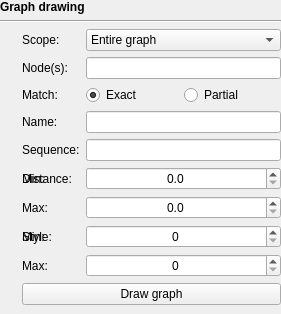
         <widget class="QWidget" name="graphDrawingWidget" native="true">
          <property name="enabled">
           <bool>true</bool>
          </property>
          <layout class="QVBoxLayout" name="verticalLayout_2">
           <property name="leftMargin">
            <number>0</number>
           </property>
           <property name="topMargin">
            <number>0</number>
           </property>
           <property name="rightMargin">
            <number>0</number>
           </property>
           <property name="bottomMargin">
            <number>0</number>
           </property>
           <item>
            <widget class="QLabel" name="label_5">
             <property name="font">
              <font>
               <bold>true</bold>
              </font>
             </property>
             <property name="text">
              <string>Graph drawing</string>
             </property>
            </widget>
           </item>
           <item>
            <widget class="Line" name="line">
             <property name="orientation">
              <enum>Qt::Horizontal</enum>
             </property>
            </widget>
           </item>
           <item>
            <widget class="QWidget" name="graphDrawingWidget_2" native="true">
             <layout class="QGridLayout" name="graphDrawingGridLayout">
              <property name="leftMargin">
               <number>0</number>
              </property>
              <property name="topMargin">
               <number>0</number>
              </property>
              <property name="rightMargin">
               <number>0</number>
              </property>
              <item row="2" column="0">
               <widget class="InfoTextWidget" name="startingNodesMatchTypeInfoText" native="true">
                <property name="enabled">
                 <bool>true</bool>
                </property>
                <property name="sizePolicy">
                 <sizepolicy hsizetype="Fixed" vsizetype="Fixed">
                  <horstretch>0</horstretch>
                  <verstretch>0</verstretch>
                 </sizepolicy>
                </property>
                <property name="minimumSize">
                 <size>
                  <width>16</width>
                  <height>16</height>
                 </size>
                </property>
                <property name="toolTip">
                 <string>When 'Exact' match is used, the graph will only be drawn around nodes that exactly match your above input.&lt;br&gt;&lt;br&gt;
When 'Partial' match is used, the graph will be drawn around nodes where any part of their name matches your above input.</string>
                </property>
               </widget>
              </item>
              <item row="1" column="0">
               <widget class="InfoTextWidget" name="startingNodesInfoText" native="true">
                <property name="enabled">
                 <bool>true</bool>
                </property>
                <property name="sizePolicy">
                 <sizepolicy hsizetype="Fixed" vsizetype="Fixed">
                  <horstretch>0</horstretch>
                  <verstretch>0</verstretch>
                 </sizepolicy>
                </property>
                <property name="minimumSize">
                 <size>
                  <width>16</width>
                  <height>16</height>
                 </size>
                </property>
                <property name="toolTip">
                 <string>Enter a comma-delimited list of node names here. This will define which regions of the graph will be drawn.&lt;br&gt;&lt;br&gt;
When in double mode, you can include '+' or '-' at the end of the node name to specify which strand to draw. If you do not include '+' or '-', then nodes for both strands will be drawn.</string>
                </property>
               </widget>
              </item>
              <item row="0" column="0">
               <widget class="InfoTextWidget" name="graphScopeInfoText" native="true">
                <property name="sizePolicy">
                 <sizepolicy hsizetype="Fixed" vsizetype="Fixed">
                  <horstretch>0</horstretch>
                  <verstretch>0</verstretch>
                 </sizepolicy>
                </property>
                <property name="minimumSize">
                 <size>
                  <width>16</width>
                  <height>16</height>
                 </size>
                </property>
                <property name="toolTip">
                 <string>&lt;html&gt;&lt;head/&gt;&lt;body&gt;&lt;p&gt;This controls how much of the assembly graph will be drawn: &lt;/p&gt;&lt;ul style=&quot;margin-top: 0px; margin-bottom: 0px; margin-left: 0px; margin-right: 0px; -qt-list-indent: 1;&quot;&gt;&lt;li style=&quot; margin-top:12px; margin-bottom:0px; margin-left:0px; margin-right:0px; -qt-block-indent:0; text-indent:0px;&quot;&gt;'Entire graph': all nodes in the graph will be drawn. This is appropriate for smaller graphs, but large graphs may take longer and use large amounts of memory to draw in their entirety.&lt;/li&gt;&lt;li style=&quot; margin-top:0px; margin-bottom:0px; margin-left:0px; margin-right:0px; -qt-block-indent:0; text-indent:0px;&quot;&gt;'Around nodes': you can specify nodes and a distance to limit the drawing to a smaller region of the graph.&lt;/li&gt;&lt;li style=&quot; margin-top:0px; margin-bottom:0px; margin-left:0px; margin-right:0px; -qt-block-indent:0; text-indent:0px;&quot;&gt;'Around query hits': if you have conducted a graph search on this graph, this option will draw the region(s) of the graph around nodes that contain hits.&lt;/li&gt;&lt;li style=&quot; margin-top:0px; margin-bottom:12px; margin-left:0px; margin-right:0px; -qt-block-indent:0; text-indent:0px;&quot;&gt;'Around connected component': draw the entire connected component(s) containing the specified nodes, paths and/or walks. Separate multiple names with commas.&lt;/li&gt;&lt;/ul&gt;&lt;/body&gt;&lt;/html&gt;</string>
                </property>
               </widget>
              </item>
              <item row="2" column="2">
               <widget class="QWidget" name="startingNodesMatchTypeWidget" native="true">
                <layout class="QHBoxLayout" name="horizontalLayout_5">
                 <property name="spacing">
                  <number>0</number>
                 </property>
                 <property name="leftMargin">
                  <number>0</number>
                 </property>
                 <property name="topMargin">
                  <number>0</number>
                 </property>
                 <property name="rightMargin">
                  <number>0</number>
                 </property>
                 <property name="bottomMargin">
                  <number>0</number>
                 </property>
                 <item>
                  <widget class="QRadioButton" name="startingNodesExactMatchRadioButton">
                   <property name="sizePolicy">
                    <sizepolicy hsizetype="Minimum" vsizetype="Fixed">
                     <horstretch>0</horstretch>
                     <verstretch>0</verstretch>
                    </sizepolicy>
                   </property>
                   <property name="focusPolicy">
                    <enum>Qt::StrongFocus</enum>
                   </property>
                   <property name="text">
                    <string>Exact</string>
                   </property>
                   <property name="checked">
                    <bool>true</bool>
                   </property>
                  </widget>
                 </item>
                 <item>
                  <widget class="QRadioButton" name="startingNodesPartialMatchRadioButton">
                   <property name="sizePolicy">
                    <sizepolicy hsizetype="Minimum" vsizetype="Fixed">
                     <horstretch>0</horstretch>
                     <verstretch>0</verstretch>
                    </sizepolicy>
                   </property>
                   <property name="focusPolicy">
                    <enum>Qt::StrongFocus</enum>
                   </property>
                   <property name="text">
                    <string>Partial</string>
                   </property>
                  </widget>
                 </item>
                </layout>
               </widget>
              </item>
              <item row="3" column="0">
               <widget class="InfoTextWidget" name="pathSelectionInfoText" native="true">
                <property name="enabled">
                 <bool>true</bool>
                </property>
                <property name="sizePolicy">
                 <sizepolicy hsizetype="Fixed" vsizetype="Fixed">
                  <horstretch>0</horstretch>
                  <verstretch>0</verstretch>
                 </sizepolicy>
                </property>
                <property name="minimumSize">
                 <size>
                  <width>16</width>
                  <height>16</height>
                 </size>
                </property>
               </widget>
              </item>
              <item row="3" column="1">
               <widget class="QLabel" name="pathSelectionLabel">
                <property name="enabled">
                 <bool>true</bool>
                </property>
                <property name="text">
                 <string>Name:</string>
                </property>
               </widget>
              </item>
              <item row="3" column="2">
               <widget class="QLineEdit" name="pathSelectionLineEdit">
                <property name="enabled">
                 <bool>true</bool>
                </property>
                <property name="sizePolicy">
                 <sizepolicy hsizetype="Minimum" vsizetype="Fixed">
                  <horstretch>0</horstretch>
                  <verstretch>0</verstretch>
                 </sizepolicy>
                </property>
                <property name="focusPolicy">
                 <enum>Qt::StrongFocus</enum>
                </property>
               </widget>
              </item>
              <item row="4" column="0">
               <widget class="InfoTextWidget" name="walkSelectionInfoText" native="true">
                <property name="enabled">
                 <bool>true</bool>
                </property>
                <property name="sizePolicy">
                 <sizepolicy hsizetype="Fixed" vsizetype="Fixed">
                  <horstretch>0</horstretch>
                  <verstretch>0</verstretch>
                 </sizepolicy>
                </property>
                <property name="minimumSize">
                 <size>
                  <width>16</width>
                  <height>16</height>
                 </size>
                </property>
               </widget>
              </item>
              <item row="4" column="1">
               <widget class="QLabel" name="walkSelectionLabel">
                <property name="enabled">
                 <bool>true</bool>
                </property>
                <property name="text">
                 <string>Sequence:</string>
                </property>
               </widget>
              </item>
              <item row="4" column="2">
               <widget class="QLineEdit" name="walkSelectionLineEdit">
                <property name="enabled">
                 <bool>true</bool>
                </property>
                <property name="sizePolicy">
                 <sizepolicy hsizetype="Minimum" vsizetype="Fixed">
                  <horstretch>0</horstretch>
                  <verstretch>0</verstretch>
                 </sizepolicy>
                </property>
                <property name="focusPolicy">
                 <enum>Qt::StrongFocus</enum>
                </property>
               </widget>
              </item>
              <item row="5" column="0">
               <widget class="InfoTextWidget" name="nodeDistanceInfoText" native="true">
                <property name="enabled">
                 <bool>true</bool>
                </property>
                <property name="sizePolicy">
                 <sizepolicy hsizetype="Fixed" vsizetype="Fixed">
                  <horstretch>0</horstretch>
                  <verstretch>0</verstretch>
                 </sizepolicy>
                </property>
                <property name="minimumSize">
                 <size>
                  <width>16</width>
                  <height>16</height>
                 </size>
                </property>
               </widget>
              </item>
              <item row="5" column="1">
               <widget class="QLabel" name="nodeDistanceLabel">
                <property name="enabled">
                 <bool>true</bool>
                </property>
                <property name="text">
                 <string>Distance:</string>
                </property>
               </widget>
              </item>
              <item row="5" column="2">
               <widget class="QSpinBox" name="nodeDistanceSpinBox">
                <property name="enabled">
                 <bool>true</bool>
                </property>
                <property name="sizePolicy">
                 <sizepolicy hsizetype="Minimum" vsizetype="Fixed">
                  <horstretch>0</horstretch>
                  <verstretch>0</verstretch>
                 </sizepolicy>
                </property>
                <property name="focusPolicy">
                 <enum>Qt::StrongFocus</enum>
                </property>
                <property name="alignment">
                 <set>Qt::AlignCenter</set>
                </property>
                <property name="maximum">
                 <number>10000</number>
                </property>
               </widget>
              </item>
              <item row="7" column="0">
               <widget class="InfoTextWidget" name="nodeStyleInfoText" native="true">
                <property name="sizePolicy">
                 <sizepolicy hsizetype="Fixed" vsizetype="Fixed">
                  <horstretch>0</horstretch>
                  <verstretch>0</verstretch>
                 </sizepolicy>
                </property>
                <property name="minimumSize">
                 <size>
                  <width>16</width>
                  <height>16</height>
                 </size>
                </property>
                <property name="toolTip">
                 <string>'Single' mode will only one node for each positive/negative pair. This produces a simpler graph visualisation, but strand-specific sequences and directionality will be less clear.&lt;br&gt;&lt;br&gt;
'Double' mode will draw both nodes and their complement nodes. The nodes will show directionality with an arrow head. They will initially be drawn on top of each other, but can be manually moved to separate them.</string>
                </property>
               </widget>
              </item>
              <item row="7" column="2">
               <widget class="QWidget" name="nodeStyleWidget" native="true">
                <layout class="QHBoxLayout" name="horizontalLayout_6">
                 <property name="spacing">
                  <number>0</number>
                 </property>
                 <property name="leftMargin">
                  <number>0</number>
                 </property>
                 <property name="topMargin">
                  <number>0</number>
                 </property>
                 <property name="rightMargin">
                  <number>0</number>
                 </property>
                 <property name="bottomMargin">
                  <number>0</number>
                 </property>
                 <item>
                  <widget class="QRadioButton" name="singleNodesRadioButton">
                   <property name="sizePolicy">
                    <sizepolicy hsizetype="Minimum" vsizetype="Fixed">
                     <horstretch>0</horstretch>
                     <verstretch>0</verstretch>
                    </sizepolicy>
                   </property>
                   <property name="focusPolicy">
                    <enum>Qt::StrongFocus</enum>
                   </property>
                   <property name="text">
                    <string>Single</string>
                   </property>
                   <property name="checked">
                    <bool>true</bool>
                   </property>
                  </widget>
                 </item>
                 <item>
                  <widget class="QRadioButton" name="doubleNodesRadioButton">
                   <property name="sizePolicy">
                    <sizepolicy hsizetype="Minimum" vsizetype="Fixed">
                     <horstretch>0</horstretch>
                     <verstretch>0</verstretch>
                    </sizepolicy>
                   </property>
                   <property name="focusPolicy">
                    <enum>Qt::StrongFocus</enum>
                   </property>
                   <property name="text">
                    <string>Double</string>
                   </property>
                  </widget>
                 </item>
                </layout>
               </widget>
              </item>
              <item row="9" column="1" colspan="2">
               <widget class="QPushButton" name="drawGraphButton">
                <property name="focusPolicy">
                 <enum>Qt::StrongFocus</enum>
                </property>
                <property name="text">
                 <string>Draw graph</string>
                </property>
               </widget>
              </item>
              <item row="7" column="1">
               <widget class="QLabel" name="nodeStyleLabel">
                <property name="sizePolicy">
                 <sizepolicy hsizetype="Minimum" vsizetype="Preferred">
                  <horstretch>0</horstretch>
                  <verstretch>0</verstretch>
                 </sizepolicy>
                </property>
                <property name="text">
                 <string>Style:</string>
                </property>
               </widget>
              </item>
              <item row="1" column="1">
               <widget class="QLabel" name="startingNodesLabel">
                <property name="enabled">
                 <bool>true</bool>
                </property>
                <property name="sizePolicy">
                 <sizepolicy hsizetype="Minimum" vsizetype="Preferred">
                  <horstretch>0</horstretch>
                  <verstretch>0</verstretch>
                 </sizepolicy>
                </property>
                <property name="text">
                 <string>Node(s):</string>
                </property>
               </widget>
              </item>
              <item row="1" column="2">
               <widget class="QLineEdit" name="startingNodesLineEdit">
                <property name="enabled">
                 <bool>true</bool>
                </property>
                <property name="sizePolicy">
                 <sizepolicy hsizetype="Minimum" vsizetype="Fixed">
                  <horstretch>0</horstretch>
                  <verstretch>0</verstretch>
                 </sizepolicy>
                </property>
                <property name="focusPolicy">
                 <enum>Qt::StrongFocus</enum>
                </property>
               </widget>
              </item>
              <item row="0" column="2">
               <widget class="QComboBox" name="graphScopeComboBox">
                <property name="sizePolicy">
                 <sizepolicy hsizetype="Minimum" vsizetype="Fixed">
                  <horstretch>0</horstretch>
                  <verstretch>0</verstretch>
                 </sizepolicy>
                </property>
                <property name="focusPolicy">
                 <enum>Qt::StrongFocus</enum>
                </property>
                <item>
                 <property name="text">
                  <string>Entire graph</string>
                 </property>
                </item>
                <item>
                 <property name="text">
                  <string>Around nodes</string>
                 </property>
                </item>
                <item>
                 <property name="text">
                  <string>Around paths</string>
                 </property>
                </item>
                <item>
                 <property name="text">
                  <string>Around sequence walk</string>
                 </property>
                </item>
                <item>
                 <property name="text">
                  <string>Around query hits</string>
                 </property>
                </item>
                <item>
                 <property name="text">
                  <string>Depth range</string>
                 </property>
                </item>
                <item>
                 <property name="text">
                  <string>Around connected component</string>
                 </property>
                </item>
                <item>
                 <property name="text">
                  <string>Length range</string>
                 </property>
                </item>
                <item>
                 <property name="text">
                  <string>Circular paths</string>
                 </property>
                </item>
                <item>
                 <property name="text">
                  <string>Circular contigs</string>
                 </property>
                </item>
               </widget>
              </item>
              <item row="0" column="1">
               <widget class="QLabel" name="graphScopeLabel">
                <property name="sizePolicy">
                 <sizepolicy hsizetype="Minimum" vsizetype="Preferred">
                  <horstretch>0</horstretch>
                  <verstretch>0</verstretch>
                 </sizepolicy>
                </property>
                <property name="text">
                 <string>Scope:</string>
                </property>
               </widget>
              </item>
              <item row="2" column="1">
               <widget class="QLabel" name="startingNodesMatchTypeLabel">
                <property name="enabled">
                 <bool>true</bool>
                </property>
                <property name="sizePolicy">
                 <sizepolicy hsizetype="Minimum" vsizetype="Preferred">
                  <horstretch>0</horstretch>
                  <verstretch>0</verstretch>
                 </sizepolicy>
                </property>
                <property name="text">
                 <string>Match:</string>
                </property>
               </widget>
              </item>
              <item row="5" column="2">
               <widget class="QDoubleSpinBox" name="minDepthSpinBox">
                <property name="focusPolicy">
                 <enum>Qt::StrongFocus</enum>
                </property>
                <property name="alignment">
                 <set>Qt::AlignCenter</set>
                </property>
                <property name="decimals">
                 <number>1</number>
                </property>
                <property name="maximum">
                 <double>1000000.000000000000000</double>
                </property>
               </widget>
              </item>
              <item row="5" column="0">
               <widget class="InfoTextWidget" name="minDepthInfoText" native="true">
                <property name="sizePolicy">
                 <sizepolicy hsizetype="Fixed" vsizetype="Fixed">
                  <horstretch>0</horstretch>
                  <verstretch>0</verstretch>
                 </sizepolicy>
                </property>
                <property name="minimumSize">
                 <size>
                  <width>16</width>
                  <height>16</height>
                 </size>
                </property>
                <property name="toolTip">
                 <string>&lt;html&gt;&lt;head/&gt;&lt;body&gt;&lt;p&gt;This is the lower bound for the depth range. Nodes with a read &lt;/p&gt;&lt;p&gt;depth less than this value will not be drawn.&lt;/p&gt;&lt;/body&gt;&lt;/html&gt;</string>
                </property>
               </widget>
              </item>
              <item row="9" column="0">
               <widget class="InfoTextWidget" name="drawGraphInfoText" native="true">
                <property name="sizePolicy">
                 <sizepolicy hsizetype="Fixed" vsizetype="Fixed">
                  <horstretch>0</horstretch>
                  <verstretch>0</verstretch>
                 </sizepolicy>
                </property>
                <property name="minimumSize">
                 <size>
                  <width>16</width>
                  <height>16</height>
                 </size>
                </property>
                <property name="toolTip">
                 <string>&lt;html&gt;&lt;head/&gt;&lt;body&gt;&lt;p&gt;Clicking this button will conduct the graph layout and draw the graph to the screen. This process is fast for small graphs but can be resource-intensive for large graphs.&lt;br/&gt;&lt;br/&gt;The layout algorithm uses a random seed, so each time this button is clicked you will give different layouts of the same graph.&lt;/p&gt;&lt;/body&gt;&lt;/html&gt;</string>
                </property>
               </widget>
              </item>
              <item row="5" column="1">
               <widget class="QLabel" name="minDepthLabel">
                <property name="sizePolicy">
                 <sizepolicy hsizetype="Minimum" vsizetype="Preferred">
                  <horstretch>0</horstretch>
                  <verstretch>0</verstretch>
                 </sizepolicy>
                </property>
                <property name="text">
                 <string>Min:</string>
                </property>
               </widget>
              </item>
              <item row="6" column="0">
               <widget class="InfoTextWidget" name="maxDepthInfoText" native="true">
                <property name="sizePolicy">
                 <sizepolicy hsizetype="Fixed" vsizetype="Fixed">
                  <horstretch>0</horstretch>
                  <verstretch>0</verstretch>
                 </sizepolicy>
                </property>
                <property name="minimumSize">
                 <size>
                  <width>16</width>
                  <height>16</height>
                 </size>
                </property>
                <property name="toolTip">
                 <string>&lt;html&gt;&lt;head/&gt;&lt;body&gt;&lt;p&gt;This is the upper bound for the depth range. Nodes with a read depth greater than this value will not be drawn.&lt;/p&gt;&lt;/body&gt;&lt;/html&gt;</string>
                </property>
               </widget>
              </item>
              <item row="6" column="1">
               <widget class="QLabel" name="maxDepthLabel">
                <property name="sizePolicy">
                 <sizepolicy hsizetype="Minimum" vsizetype="Preferred">
                  <horstretch>0</horstretch>
                  <verstretch>0</verstretch>
                 </sizepolicy>
                </property>
                <property name="text">
                 <string>Max:</string>
                </property>
               </widget>
              </item>
              <item row="6" column="2">
               <widget class="QDoubleSpinBox" name="maxDepthSpinBox">
                <property name="focusPolicy">
                 <enum>Qt::StrongFocus</enum>
                </property>
                <property name="alignment">
                 <set>Qt::AlignCenter</set>
                </property>
                <property name="decimals">
                 <number>1</number>
                </property>
                <property name="maximum">
                 <double>1000000.000000000000000</double>
                </property>
               </widget>
              </item>
              <item row="7" column="0">
               <widget class="InfoTextWidget" name="minLengthInfoText" native="true">
                <property name="sizePolicy">
                 <sizepolicy hsizetype="Fixed" vsizetype="Fixed">
                  <horstretch>0</horstretch>
                  <verstretch>0</verstretch>
                 </sizepolicy>
                </property>
                <property name="minimumSize">
                 <size>
                  <width>16</width>
                  <height>16</height>
                 </size>
                </property>
                <property name="toolTip">
                 <string>&lt;html&gt;&lt;head/&gt;&lt;body&gt;&lt;p&gt;This is the lower bound for the length range. Nodes shorter than this value (in bp) will not be drawn.&lt;/p&gt;&lt;/body&gt;&lt;/html&gt;</string>
                </property>
               </widget>
              </item>
              <item row="7" column="1">
               <widget class="QLabel" name="minLengthLabel">
                <property name="sizePolicy">
                 <sizepolicy hsizetype="Minimum" vsizetype="Preferred">
                  <horstretch>0</horstretch>
                  <verstretch>0</verstretch>
                 </sizepolicy>
                </property>
                <property name="text">
                 <string>Min:</string>
                </property>
               </widget>
              </item>
              <item row="7" column="2">
               <widget class="QSpinBox" name="minLengthSpinBox">
                <property name="focusPolicy">
                 <enum>Qt::StrongFocus</enum>
                </property>
                <property name="alignment">
                 <set>Qt::AlignCenter</set>
                </property>
                <property name="maximum">
                 <number>1000000000</number>
                </property>
               </widget>
              </item>
              <item row="8" column="0">
               <widget class="InfoTextWidget" name="maxLengthInfoText" native="true">
                <property name="sizePolicy">
                 <sizepolicy hsizetype="Fixed" vsizetype="Fixed">
                  <horstretch>0</horstretch>
                  <verstretch>0</verstretch>
                 </sizepolicy>
                </property>
                <property name="minimumSize">
                 <size>
                  <width>16</width>
                  <height>16</height>
                 </size>
                </property>
                <property name="toolTip">
                 <string>&lt;html&gt;&lt;head/&gt;&lt;body&gt;&lt;p&gt;This is the upper bound for the length range. Nodes longer than this value (in bp) will not be drawn.&lt;/p&gt;&lt;/body&gt;&lt;/html&gt;</string>
                </property>
               </widget>
              </item>
              <item row="8" column="1">
               <widget class="QLabel" name="maxLengthLabel">
                <property name="sizePolicy">
                 <sizepolicy hsizetype="Minimum" vsizetype="Preferred">
                  <horstretch>0</horstretch>
                  <verstretch>0</verstretch>
                 </sizepolicy>
                </property>
                <property name="text">
                 <string>Max:</string>
                </property>
               </widget>
              </item>
              <item row="8" column="2">
               <widget class="QSpinBox" name="maxLengthSpinBox">
                <property name="focusPolicy">
                 <enum>Qt::StrongFocus</enum>
                </property>
                <property name="alignment">
                 <set>Qt::AlignCenter</set>
                </property>
                <property name="maximum">
                 <number>1000000000</number>
                </property>
               </widget>
              </item>
             </layout>
            </widget>
           </item>
          </layout>
         </widget>
